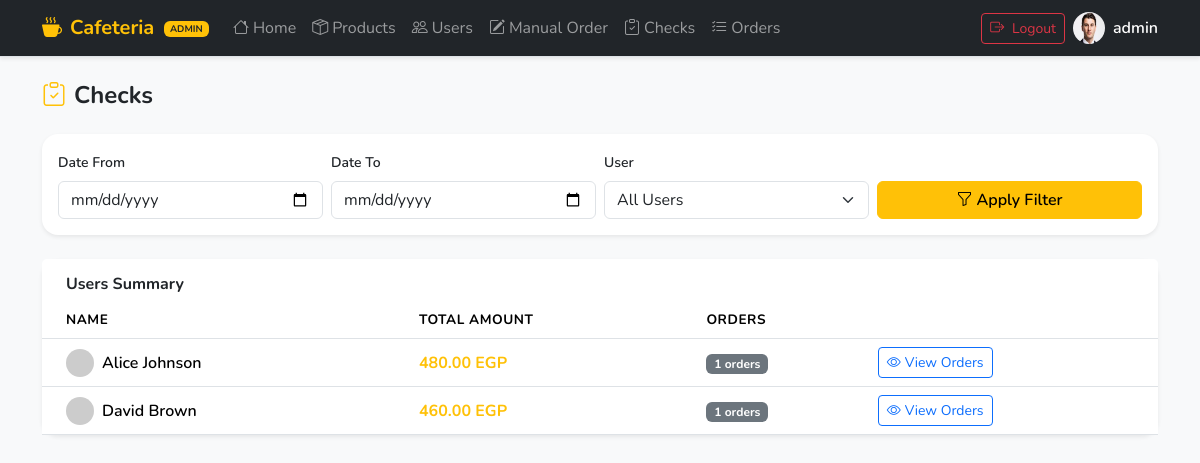
The app's page /public/admin/checks (signed in) with its own data.
### tables this page shows
CREATE TABLE IF NOT EXISTS users (
    id INT AUTO_INCREMENT PRIMARY KEY,
    name VARCHAR(100),
    email VARCHAR(100) UNIQUE,
    password VARCHAR(255),
    role ENUM('admin','user') DEFAULT 'user',
    pic VARCHAR(255),
    room_id INT,
    is_active TINYINT(1) NOT NULL DEFAULT 1,
    ext VARCHAR(20),
    created_at TIMESTAMP NULL DEFAULT CURRENT_TIMESTAMP,
    updated_at TIMESTAMP NULL DEFAULT CURRENT_TIMESTAMP ON UPDATE CURRENT_TIMESTAMP,
    FOREIGN KEY (room_id) REFERENCES rooms(id)
);

### core/Controller.php (called while the page is built, shortened)
<?php
class Controller
{
    public function view($path, $data = [])
    {
        extract($data);
        $viewFile = dirname(__DIR__) . "/views/$path.php";
        require $viewFile;
    }
}

### app/Controllers/Admin/OrderController.php (called while the page is built, shortened)
<?php
class OrderController extends Controller
{
    private function db(): PDO
    {
        return Database::getInstance()->getConnection();
    }
    public function checks(): void
    {
        $pdo = $this->db();
        $dateFrom = $_GET['date_from'] ?? '';
        $dateTo   = $_GET['date_to']   ?? '';
        $where  = "WHERE o.status = 'done'";
        $params = [];
        $summaryStmt = $pdo->prepare("
            SELECT  u.id,
                    u.name,
                    COUNT(o.id)        AS order_count,
                    SUM(o.total_price) AS total_spent
            FROM    orders o
            JOIN    users u ON u.id = o.user_id
            $where
            GROUP BY o.user_id, u.id, u.name
            ORDER BY total_spent DESC
        ");
        $summaryStmt->execute($params);
        $usersSummary = $summaryStmt->fetchAll(PDO::FETCH_ASSOC);
        $selectedUser = null;
        $this->view('admin/checks', compact(
            'usersSummary', 'dateFrom', 'dateTo', 'userId',
            'selectedUser', 'orders', 'grandTotal',
            'totalPages', 'currentPage'
        ));
    }
}

### core/Router.php (called while the page is built, shortened)
<?php
class Router
{
    private static $routes = [];
    public static function get($uri, $action, $middlewares = [])
    {
        self::$routes['GET'][$uri] = [
            'action' => $action,
            'middlewares' => $middlewares
        ];
    }
    public static function post($uri, $action, $middlewares = [])
    {
        self::$routes['POST'][$uri] = [
            'action' => $action,
            'middlewares' => $middlewares
        ];
    }
    public static function resolve($uri, $method)
{
    $route = self::$routes[$method][$uri] ?? null;
    $params = [];
    $action = $route['action'];
    [$controller, $method] = $action;
    $controller = new $controller();
    $controller->$method(...$params);
}
}

### public/index.php (called while the page is built, shortened)
<?php
$uri = parse_url($_SERVER['REQUEST_URI'], PHP_URL_PATH);
$uri = preg_replace('#^.*?/public(?:/index\.php)?#', '', $uri);
$method = $_SERVER['REQUEST_METHOD'];
Router::resolve($uri, $method);

### views/admin/checks.php (the view, shortened to what this page needs)
<?php include __DIR__ . '/../layouts/head.php'; ?>
<?php include __DIR__ . '/../layouts/navbar_admin.php'; ?>
<div class="container py-4">
  <h4 class="fw-bold mb-4"><i class="bi bi-clipboard-check me-2 text-warning"></i>Checks</h4>
  <div class="card border-0 shadow-sm rounded-4 mb-4">
    <div class="card-body p-3">
      <form method="GET">
        <div class="row g-2 align-items-end">
          <div class="col-md-3"><label class="form-label small fw-semibold">Date From</label><input type="date" name="date_from" class="form-control" value="<?= $dateFrom ?>"></div>
          <div class="col-md-3"><label class="form-label small fw-semibold">Date To</label><input type="date" name="date_to" class="form-control" value="<?= $dateTo ?>"></div>
          <div class="col-md-3">
            <label class="form-label small fw-semibold">User</label>
            <select name="user_id" class="form-select">
              <option value="">All Users</option>
            </select>
          </div>
          <div class="col-md-3">
            <button type="submit" class="btn btn-warning fw-semibold w-100"><i class="bi bi-funnel me-1"></i>Apply Filter</button>
          </div>
        </div>
      </form>
    </div>
  </div>
  <div class="card border-0 shadow-sm rounded-4 mb-4">
    <div class="card-header bg-white border-0 pt-3 px-4"><h6 class="fw-bold mb-0">Users Summary</h6></div>
    <div class="card-body p-0 table-responsive">
      <table class="table table-hover align-middle mb-0">
        <thead><tr><th class="ps-4">Name</th><th>Total Amount</th><th>Orders</th><th></th></tr></thead>
        <tbody>
          <?php foreach($usersSummary as $user): ?>
          <tr class="<?= $selectedUser && $selectedUser['id'] == $user['id'] ? 'table-warning' : '' ?>">
            <td class="ps-4">
              <div class="d-flex align-items-center gap-2">
                <img src="https://ui-avatars.com/api/?name=<?= urlencode($user['name']) ?>&background=ffc107&color=fff&size=28" class="rounded-circle" width="28" height="28">
                <span class="fw-semibold"><?= $user['name'] ?></span>
              </div>
            </td>
            <td class="fw-bold text-warning"><?= number_format($user['total_spent'], 2) ?> EGP</td>
            <td><span class="badge bg-secondary"><?= $user['order_count'] ?> orders</span></td>
            <td>
              <a href="?user_id=<?= $user['id'] ?>&date_from=<?= $dateFrom ?>&date_to=<?= $dateTo ?>" class="btn btn-sm btn-outline-primary">
                <i class="bi bi-eye me-1"></i>View Orders
              </a>
            </td>
          </tr>
          <?php endforeach; ?>
        </tbody>
      </table>
    </div>
  </div>
</div>
</body>
</html>

### views/layouts/head.php (style rules this page uses)
body { font-family: 'Nunito', sans-serif; background-color: #f8f9fa; }
.table th { font-weight: 700; font-size: 0.85rem; text-transform: uppercase; letter-spacing: 0.04em; }

### records on screen
users: name "Alice Johnson", total_spent "480.00", order_count "1"
users: name "David Brown", total_spent "460.00", order_count "1"

### other values on screen
$authUser['name'] "admin"
